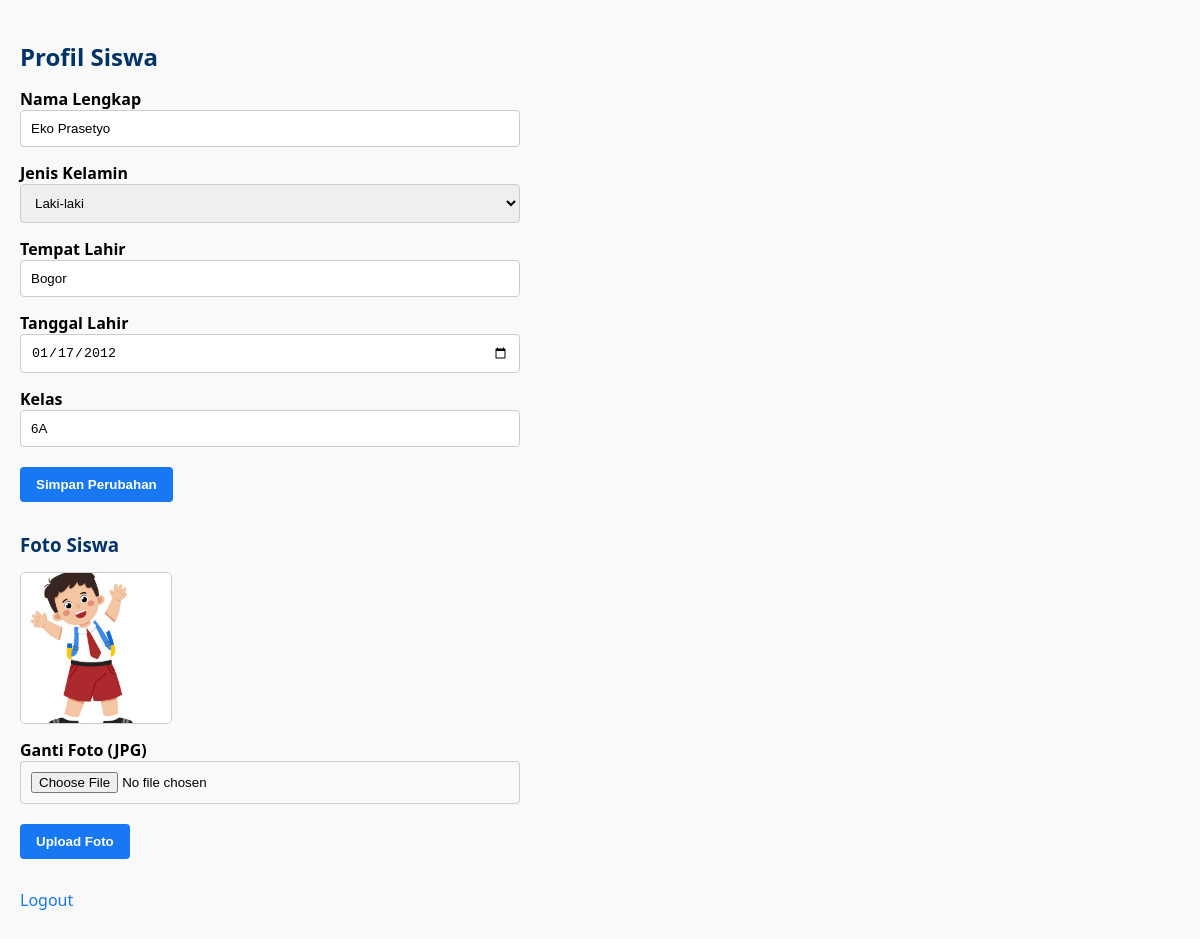
Screenshot of /siswa.php (signed in) with the database file from the repository.
### tables this page shows
CREATE TABLE `siswa` (
  `id` int(11) NOT NULL,
  `nama` varchar(100) NOT NULL,
  `nis` varchar(20) NOT NULL,
  `nisn` varchar(20) NOT NULL,
  `kelas` varchar(20) DEFAULT NULL,
  `jenis_kelamin` enum('L','P') NOT NULL,
  `tempat_lahir` varchar(50) DEFAULT NULL,
  `tanggal_lahir` date DEFAULT NULL,
  `foto` varchar(100) DEFAULT NULL,
  `user_id` int(11) DEFAULT NULL
);

### siswa.php (the view, shortened to what this page needs)
<?php
require 'db.php';
$user_id = $_SESSION['id'];
$query = mysqli_query($conn, "SELECT * FROM siswa WHERE user_id = $user_id");
$siswa = mysqli_fetch_assoc($query);
?>
<!DOCTYPE html>
<html lang="id">
<head>
</head>
<body>
    <h2>Profil Siswa</h2>
    <form method="post">
        <label>Nama Lengkap</label>
        <input type="text" name="nama" value="<?php echo htmlspecialchars($siswa['nama']); ?>" required>
        <label>Jenis Kelamin</label>
        <select name="jk" required>
            <option value="L" <?php if ($siswa['jenis_kelamin'] == 'L') echo 'selected'; ?>>Laki-laki</option>
        </select>
        <label>Tempat Lahir</label>
        <input type="text" name="tempat" value="<?php echo htmlspecialchars($siswa['tempat_lahir']); ?>">
        <label>Tanggal Lahir</label>
        <input type="date" name="tgl" value="<?php echo $siswa['tanggal_lahir']; ?>">
        <label>Kelas</label>
        <input type="text" name="kelas" value="<?php echo htmlspecialchars($siswa['kelas']); ?>" required>
        <button type="submit" name="update">Simpan Perubahan</button>
    </form>
    <h3>Foto Siswa</h3>
    <?php
    $foto_path = 'foto/' . $siswa['nisn'] . '.jpg';
    if (file_exists($foto_path)) {
        echo '<img src="' . $foto_path . '?t=' . time() . '" alt="Foto Siswa">';
    } else {
        echo "<p>Belum ada foto.</p>";
    }
    ?>
    <form method="post" enctype="multipart/form-data">
        <label>Ganti Foto (JPG)</label>
        <input type="file" name="foto" accept=".jpg" required>
        <button type="submit" name="upload_foto">Upload Foto</button>
    </form>
    <p><a href="logout.php">Logout</a></p>
</body>
</html>

### siswa.php (style rules this page uses)
body { font-family: 'Segoe UI', sans-serif; background-color: #f9f9f9; color: #000000; padding: 20px; margin: 0; }
h2, h3 { color: #003366; margin-bottom: 10px; }
form { margin-bottom: 30px; max-width: 500px; }
label { display: block; margin-top: 15px; font-weight: bold; }
input[type="text"], input[type="date"], select, input[type="file"] { padding: 10px; width: 100%; max-width: 100%; border: 1px solid #ccc; border-radius: 4px; box-sizing: border-box; }
button { margin-top: 20px; background-color: #1877f2; color: #fff; border: none; padding: 10px 16px; border-radius: 4px; cursor: pointer; font-weight: bold; transition: background-color 0.3s; }
img { margin-top: 15px; border: 1px solid #ccc; border-radius: 5px; max-width: 150px; height: auto; display: block; }
a { color: #1877f2; text-decoration: none; }

### rows the page displays
siswa: nama "Eko Prasetyo", jk "Laki-laki", tempat "Bogor", tgl "01/17/2012", kelas "6A", nisn (picture)
